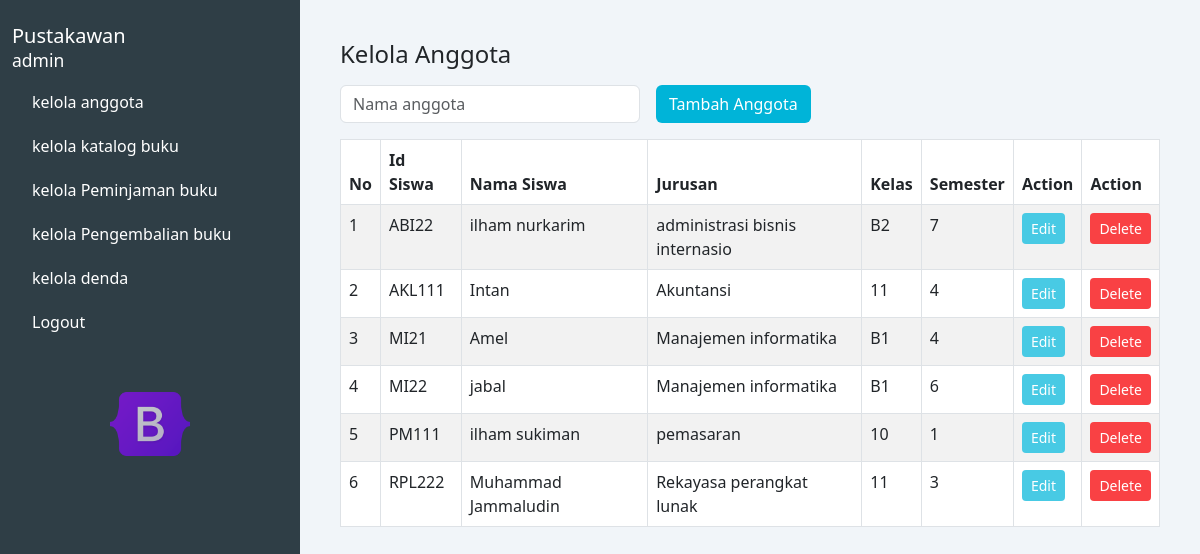
/kelola_anggota.php, run on an earlier commit of the app's database.
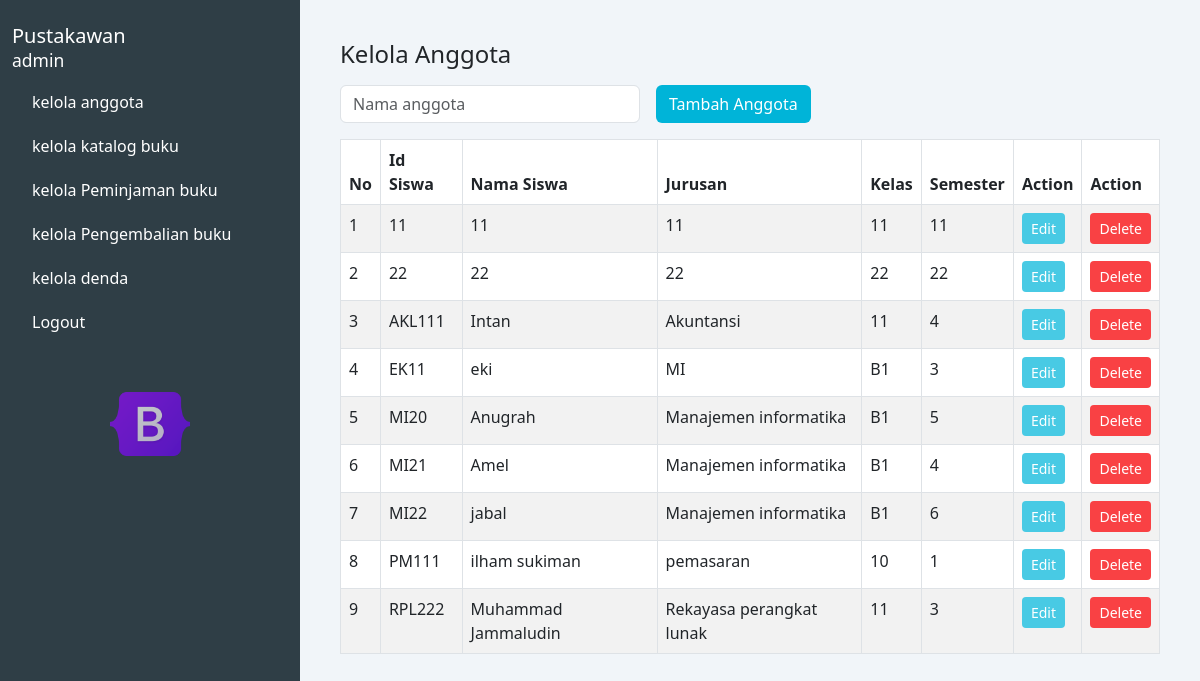
And on a later commit of the database.
### tables this page shows
CREATE TABLE `data_anggota` (
  `id_siswa` varchar(20) NOT NULL,
  `nama` varchar(30) NOT NULL,
  `jurusan` varchar(30) NOT NULL,
  `kelas` varchar(10) NOT NULL,
  `semester` varchar(10) NOT NULL
);

### kelola_anggota.php (the view, shortened to what this page needs)
<?php
$koneksi = mysqli_connect("localhost", "root", "", "perpustakaan");
$query = "SELECT * FROM data_anggota";
$result = mysqli_query($koneksi, $query);
?>
<!DOCTYPE html>
<html lang="en">
<head>
  <link href="https://cdn.jsdelivr.net/npm/bootstrap@5.3.0/dist/css/bootstrap.min.css" rel="stylesheet" />
</head>
<body>
<div class="container-fluid">
  <div class="row">
      <nav class="col-md-3 d-none d-md-block sidebar min-vh-100 position-relative">
        <h5 class="pt-4">Pustakawan<br /><small>admin</small></h5>
        <a href="kelola_anggota.php">kelola anggota</a>
        <a href="kelola_katalog.php">kelola katalog buku</a>
        <a href="kelola_peminjaman.php">kelola Peminjaman buku</a>
        <a href="kelola_pengembalian.php">kelola Pengembalian buku</a>
        <a href="kelola_denda.php">kelola denda</a>
        <a href="logout.php">Logout</a>
        <div class="image-box text-center mt-5">
          <img src="assets/Bootstrap_logo.png" alt="icon" />
        </div>
      </nav>
    <main class="col-md-9 col-12 main-content">
      <h4>Kelola Anggota</h4>
      <div class="d-flex flex-wrap gap-2 align-items-center mb-3 mt-3">
        <input type="text" id="searchInput" class="form-control form-control-md me-2" placeholder="Nama anggota" style="max-width: 300px;" oninput="filterTable()" />
        <button class="btn btn-tambah btn-md" data-bs-toggle="modal" data-bs-target="#tambahAnggotaModal">Tambah Anggota</button>
      </div>
      <div class="table-responsive">
        <table class="table table-bordered table-striped" id="anggotaTable">
          <thead>
            <tr>
              <th>No</th>
              <th>Id Siswa</th>
              <th>Nama Siswa</th>
              <th>Jurusan</th>
              <th>Kelas</th>
              <th>Semester</th>
              <th>Action</th>
              <th>Action</th>
            </tr>
          </thead>
          <tbody>
            <?php
            $no = 1;
            while ($row = mysqli_fetch_assoc($result)) {
              echo "<tr>";
              echo "<td>" . $no++ . "</td>";
              echo "<td>" . htmlspecialchars($row['id_siswa']) . "</td>";
              echo "<td>" . htmlspecialchars($row['nama']) . "</td>";
              echo "<td>" . htmlspecialchars($row['jurusan']) . "</td>";
              echo "<td>" . htmlspecialchars($row['kelas']) . "</td>";
              echo "<td>" . htmlspecialchars($row['semester']) . "</td>";
              echo '<td>
                      <button class="btn btn-sm btn-edit" data-bs-toggle="modal" data-bs-target="#editAnggotaModal" data-id="' . htmlspecialchars($row['id_siswa']) . '" data-nama="' . htmlspecialchars($row['nama']) . '" data-jurusan="' . htmlspecialchars($row['jurusan']) . '" data-kelas="' . htmlspecialchars($row['kelas']) . '" data-semester="' . htmlspecialchars($row['semester']) . '">Edit</button>
                    </td>';
              echo '<td>
                    <button class="btn btn-sm btn-delete" data-bs-toggle="modal" data-bs-target="#hapusAnggotaModal" data-id="' . htmlspecialchars($row['id_siswa']) . '">Delete</button>
                    </td>';
              echo "</tr>";
            }
            ?>
          </tbody>
        </table>
      </div>
    </main>
  </div>
</div>
</body>
</html>

What changed in the data, as far as the page shows it:
removed data_anggota: id_siswa "ABI22", nama "ilham nurkarim", jurusan "administrasi bisnis internasio", kelas "B2", semester "7"
added data_anggota: id_siswa "11", nama "11", jurusan "11", kelas "11", semester "11"
added data_anggota: id_siswa "22", nama "22", jurusan "22", kelas "22", semester "22"
added data_anggota: id_siswa "EK11", nama "eki", jurusan "MI", kelas "B1", semester "3"
added data_anggota: id_siswa "MI20", nama "Anugrah", jurusan "Manajemen informatika", kelas "B1", semester "5"
